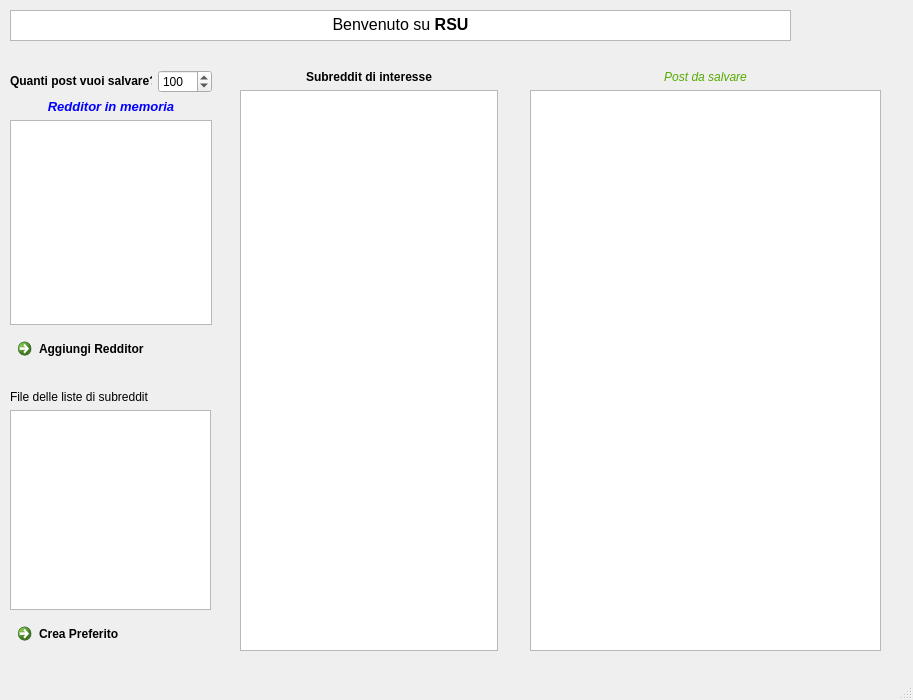
<?xml version="1.0" encoding="UTF-8"?>
<ui version="4.0">
 <class>MainWindow</class>
 <widget class="QMainWindow" name="MainWindow">
  <property name="geometry">
   <rect>
    <x>0</x>
    <y>0</y>
    <width>913</width>
    <height>700</height>
   </rect>
  </property>
  <property name="sizePolicy">
   <sizepolicy hsizetype="Fixed" vsizetype="Fixed">
    <horstretch>0</horstretch>
    <verstretch>0</verstretch>
   </sizepolicy>
  </property>
  <property name="minimumSize">
   <size>
    <width>800</width>
    <height>700</height>
   </size>
  </property>
  <property name="windowTitle">
   <string>MainWindow</string>
  </property>
  <widget class="QWidget" name="centralwidget">
   <widget class="QTextBrowser" name="textBrowser">
    <property name="geometry">
     <rect>
      <x>10</x>
      <y>10</y>
      <width>781</width>
      <height>31</height>
     </rect>
    </property>
    <property name="html">
     <string>&lt;!DOCTYPE HTML PUBLIC &quot;-//W3C//DTD HTML 4.0//EN&quot; &quot;http://www.w3.org/TR/REC-html40/strict.dtd&quot;&gt;
&lt;html&gt;&lt;head&gt;&lt;meta name=&quot;qrichtext&quot; content=&quot;1&quot; /&gt;&lt;style type=&quot;text/css&quot;&gt;
p, li { white-space: pre-wrap; }
&lt;/style&gt;&lt;/head&gt;&lt;body style=&quot; font-family:'MS Shell Dlg 2'; font-size:8.25pt; font-weight:400; font-style:normal;&quot;&gt;
&lt;p align=&quot;center&quot; style=&quot; margin-top:0px; margin-bottom:0px; margin-left:0px; margin-right:0px; -qt-block-indent:0; text-indent:0px;&quot;&gt;&lt;span style=&quot; font-size:12pt;&quot;&gt;Benvenuto su &lt;/span&gt;&lt;span style=&quot; font-size:12pt; font-weight:600;&quot;&gt;RSU&lt;/span&gt;&lt;/p&gt;&lt;/body&gt;&lt;/html&gt;</string>
    </property>
   </widget>
   <widget class="QWidget" name="layoutWidget">
    <property name="geometry">
     <rect>
      <x>10</x>
      <y>70</y>
      <width>202</width>
      <height>297</height>
     </rect>
    </property>
    <layout class="QVBoxLayout" name="verticalLayout_3">
     <item>
      <layout class="QHBoxLayout" name="horizontalLayout_2">
       <item>
        <widget class="QLabel" name="label_2">
         <property name="text">
          <string>&lt;html&gt;&lt;head/&gt;&lt;body&gt;&lt;p&gt;&lt;span style=&quot; font-weight:600;&quot;&gt;Quanti post vuoi salvare?&lt;/span&gt;&lt;/p&gt;&lt;/body&gt;&lt;/html&gt;</string>
         </property>
        </widget>
       </item>
       <item>
        <widget class="QSpinBox" name="numPostdaSalvare">
         <property name="minimum">
          <number>1</number>
         </property>
         <property name="maximum">
          <number>1000</number>
         </property>
         <property name="value">
          <number>100</number>
         </property>
        </widget>
       </item>
      </layout>
     </item>
     <item>
      <layout class="QVBoxLayout" name="verticalLayout_2">
       <item>
        <layout class="QVBoxLayout" name="verticalLayout">
         <item>
          <widget class="QLabel" name="label">
           <property name="text">
            <string>&lt;html&gt;&lt;head/&gt;&lt;body&gt;&lt;p align=&quot;center&quot;&gt;&lt;span style=&quot; font-size:10pt; font-weight:600; font-style:italic; color:#0000ff;&quot;&gt;Redditor in memoria&lt;/span&gt;&lt;/p&gt;&lt;/body&gt;&lt;/html&gt;</string>
           </property>
          </widget>
         </item>
         <item>
          <layout class="QHBoxLayout" name="horizontalLayout">
           <item>
            <widget class="QListWidget" name="redditorList"/>
           </item>
          </layout>
         </item>
        </layout>
       </item>
       <item>
        <widget class="QCommandLinkButton" name="addRedditorbtn">
         <property name="text">
          <string>Aggiungi Redditor</string>
         </property>
        </widget>
       </item>
      </layout>
     </item>
    </layout>
   </widget>
   <widget class="QWidget" name="layoutWidget">
    <property name="geometry">
     <rect>
      <x>530</x>
      <y>70</y>
      <width>351</width>
      <height>581</height>
     </rect>
    </property>
    <layout class="QVBoxLayout" name="verticalLayout_4">
     <item>
      <widget class="QLabel" name="label_3">
       <property name="text">
        <string>&lt;html&gt;&lt;head/&gt;&lt;body&gt;&lt;p align=&quot;center&quot;&gt;&lt;span style=&quot; font-size:9pt; font-style:italic; color:#55aa00;&quot;&gt;Post da salvare&lt;/span&gt;&lt;/p&gt;&lt;/body&gt;&lt;/html&gt;</string>
       </property>
      </widget>
     </item>
     <item>
      <widget class="QListView" name="postList">
       <property name="lineWidth">
        <number>1</number>
       </property>
       <property name="midLineWidth">
        <number>3</number>
       </property>
       <property name="tabKeyNavigation">
        <bool>false</bool>
       </property>
       <property name="alternatingRowColors">
        <bool>true</bool>
       </property>
      </widget>
     </item>
    </layout>
   </widget>
   <widget class="QWidget" name="">
    <property name="geometry">
     <rect>
      <x>10</x>
      <y>390</y>
      <width>201</width>
      <height>262</height>
     </rect>
    </property>
    <layout class="QVBoxLayout" name="verticalLayout_7">
     <item>
      <layout class="QVBoxLayout" name="verticalLayout_5">
       <item>
        <widget class="QLabel" name="label_4">
         <property name="text">
          <string>File delle liste di subreddit</string>
         </property>
        </widget>
       </item>
       <item>
        <widget class="QListView" name="listaTxt"/>
       </item>
      </layout>
     </item>
     <item>
      <widget class="QCommandLinkButton" name="prefButton">
       <property name="text">
        <string>Crea Preferito</string>
       </property>
      </widget>
     </item>
    </layout>
   </widget>
   <widget class="QWidget" name="">
    <property name="geometry">
     <rect>
      <x>240</x>
      <y>70</y>
      <width>258</width>
      <height>581</height>
     </rect>
    </property>
    <layout class="QVBoxLayout" name="verticalLayout_6">
     <item>
      <widget class="QLabel" name="label_5">
       <property name="text">
        <string>&lt;html&gt;&lt;head/&gt;&lt;body&gt;&lt;p align=&quot;center&quot;&gt;&lt;span style=&quot; font-size:9pt; font-weight:600;&quot;&gt;Subreddit di interesse&lt;/span&gt;&lt;/p&gt;&lt;/body&gt;&lt;/html&gt;</string>
       </property>
      </widget>
     </item>
     <item>
      <widget class="QListView" name="subsceteLstView"/>
     </item>
    </layout>
   </widget>
  </widget>
  <widget class="QMenuBar" name="menubar">
   <property name="geometry">
    <rect>
     <x>0</x>
     <y>0</y>
     <width>913</width>
     <height>21</height>
    </rect>
   </property>
  </widget>
  <widget class="QStatusBar" name="statusbar"/>
 </widget>
 <resources/>
 <connections/>
</ui>
